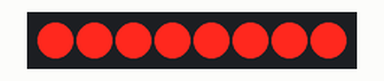
The sketch below on a simulated Arduino Uno, built with avr-gcc and run on an emulated ATmega328P. Shown: 8 shift-register outputs drawn as a row of LEDs (first output left, lit = HIGH). Wiring (inferred from the names in the program): shift register (74HC595): data pin 11; shift clock pin 12; latch pin 13. Wiring (inferred from the signals the program sends): row of LEDs: on Q0, Q1, Q2, Q3, Q4, Q5, Q6, Q7.

Above: at 2.01 s.
At 11.24 s:
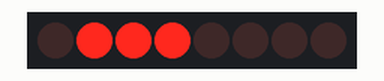
At 14.43 s:
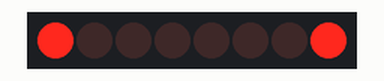
At 20.54 s:
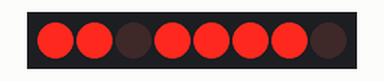
At 25.98 s:
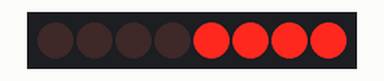
At 39.6 s:
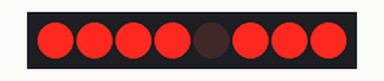
Timing chart, 0 to 40.0 s (numbered marks = the images above):
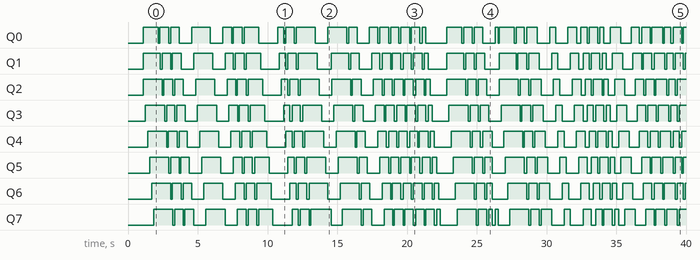

Measured:
- by itself, Q0: LOW → HIGH at 1.1 s, → LOW 1.1 s later, → HIGH 0.12 s later, → LOW 0.64 s later, … (73 changes in this stretch)
- by itself, Q1: LOW → HIGH at 1.1 s, → LOW 1.2 s later, → HIGH 0.14 s later, → LOW 0.60 s later, … (71 changes in this stretch)
- by itself, Q2: LOW → HIGH at 1.1 s, → LOW 1.4 s later, → HIGH 0.12 s later, → LOW 0.64 s later, … (69 changes in this stretch)
- by itself, Q3: LOW → HIGH at 1.2 s, → LOW 1.4 s later, → HIGH 0.14 s later, → LOW 0.60 s later, … (69 changes in this stretch)
- by itself, Q4: LOW → HIGH at 1.4 s, → LOW 1.4 s later, → HIGH 0.12 s later, → LOW 0.64 s later, … (69 changes in this stretch)
- by itself, Q5: LOW → HIGH at 1.6 s, → LOW 1.4 s later, → HIGH 0.14 s later, → LOW 0.60 s later, … (69 changes in this stretch)
- by itself, Q6: LOW → HIGH at 1.7 s, → LOW 1.3 s later, → HIGH 0.12 s later, → LOW 0.64 s later, … (69 changes in this stretch)
- by itself, Q7: LOW → HIGH at 1.9 s, → LOW 1.4 s later, → HIGH 0.14 s later, → LOW 0.60 s later, … (69 changes in this stretch)

The sketch:

led_matrix_scrolling_text_by_rows.ino
```cpp
/*
 * Sample program for use with the LED-Matrix Controller.
 * https://github.com/hmbusch/Arduino-Projects/LED-Matrix
 *
 * Hendrik Busch, http://www.icanmakeit.de/, 2011-2017
 * Released under a Creative Commons Attribution-NonCommercial-ShareAlike 3.0
 *
 * This program consists of more or less two different parts.
 * One part does the text scrolling by recalculating the contents
 * of the 8x8 pixel viewport and storing the current frame in an
 * array.
 * The second part is controlled by an internal timer and just draws
 * the contents of the array onto the matrix.
 * Drawing and scrolling is therefor independent of each other and we
 * do not run into sync problems.
 *
 * Go to http://www.youtube.com/watch?v=g0VkgF8Dbhs to see it in action.
 *
 * This sketch heavily relies on code originally posted here:
 *
 * http://timewitharduino.blogspot.com/2010/03/scrolling-text-on-dual-rg-matrix-shield.html
 *
 * Version history:
 *
 *   2011/03/24 - Initial checkin / release
 *   2017/01/24 - Updated sketch
 *                  - now works with latest Arduino
 *                  - ditched all the proprietary timer stuff in favor of Timer1 library
 */

// The sketch uses TimerOne to trigger the line refreshs with a ~60 Hz
// refresh rate. Please note that this library might not run on every
// Arduino compatible board, e.g. the ESP8266.
#include <TimerOne.h>

// Include the sprites file that holds all the displayable characters
#include "sprites.h"

// Define the pins for the shift register
const int shiftDataPin = 11;
const int shiftClockPin = 12;
const int shiftLatchPin = 13;

// Define the pins for the decade counter
const int decadeClockPin = 7;
const int decadeResetPin = 6;

// This variable holds the current frame that the matrix
// will display. The scrolling part of the program just
// manipulates this array while the timed drawing part uses
// the array to draw the frame
int screenState[8] = {0};

// These four byte make up a small sprite buffer for the
// scrolling process
byte char1 = 0;
byte char2 = 0;
byte char3 = 0;
byte char4 = 0;

// This is the time delay (in milliseconds) between the scrolling
// of two columns. The lower the value, the faster the scrolling.
// You might as well call it the scroll speed.
const int waitTime = 150;

// This is the text that will be displayed by scrolling. Declaring this
// as character array is not optimal as it is limited in size. I might
// switch this to a String object later on.
char msgBuffer[] = " TAKE ME OUT, INTO THE BLACK, TELL THEM I AIN'T COMING BACK - BURN THE LAND AND BOIL THE SEA, YOU CAN'T TAKE THE SKY FROM ME    ";

// This is the current scrolling position in the message string
byte msgBufferPos  = 0;

// This is the length of the message string
byte msgBufferSize = 0;


byte soft_prescaler = 0;

// This is the index of the currently displayed row
byte activeRow = 0;

/*
 * Sets up the pins and configures the timer. Initially, this sketch used
 * the ATMega hardware timers, which complicated things quite a bit. I removed
 * these parts of the code and replaced them with the TimerOne library (refer
 * to https://www.pjrc.com/teensy/td_libs_TimerOne.html for more information).
 * The timer is set to trigger every 2000 microseconds which gives a nice and
 * steady display without flickering.
 */
void setup(){
  // Initialize the Timer1 with 2000 microsecond periods.
  Timer1.initialize(2000);
  Timer1.attachInterrupt(displayActiveRow);

  // define outputs for serial shift registers
  pinMode(shiftClockPin, OUTPUT);
  pinMode(shiftLatchPin, OUTPUT);
  pinMode(shiftDataPin, OUTPUT);

  pinMode(decadeClockPin, OUTPUT);
  pinMode(decadeResetPin, OUTPUT);

  // reset the display for a fresh start
  resetDisplay();

  // determine the length of the message string
  msgBufferSize = strlen(msgBuffer);

  // Start displaying lines
  Timer1.start();
}

/*
 * Resets the internal screen state and the character buffer by filling them
 * with zeros. The timer based redrawing mechanism will then blank the display.
 */
void resetDisplay()
{
  for (byte i = 0; i < 8; i++)
  {
    screenState[i] = 0;
  }
  char1 = 0;
  char2 = 0;
  char3 = 0;
  char4 = 0;

  // reset the buffer pointers;
  msgBufferPos  = 0;
}

/*
 * Every loop cycle causes the display to scroll one character from
 * the message string. If it reaches the end of the messages, it begins
 * again from the start.
 */
void loop() {
  displayAndScroll(msgBuffer[msgBufferPos]);
  msgBufferPos++;
  if (msgBufferPos >= msgBufferSize)  msgBufferPos = 0;
}

/*
 * Determines the current row, reads its content from the screenState
 * and draws it onto the matrix.
 */
void displayActiveRow()
{
  // Set the next row by simply incrementing the value and the calculating
  // modulo 8. This takes care of the overflow, i.e. a values of 8 will
  // simply flip back to 0
  activeRow = (activeRow+1) % 8;

  // when we have reached the first row, we need to reset the decade
  // counter in order to skip output 9 and 10 that we don't use.
  if (activeRow == 0)
  {
    pulse(decadeResetPin);
  }

  // draws the row onto the screen
  drawRow(screenState[activeRow]);

  // Draws a blank line immediately after drawing the real line. This
  // may seem a bit strange but it helps preventing 'ghost images' on the
  // display. And besides: redrawing happens so fast that actually no one
  // notices. Feel free to comment out this line to see the 'ghost' effect
  // for yourself
  drawRow(0);

  // switch to the next row on the decade counter
  pulse(decadeClockPin);
}

/*
 * Draws a single row onto the display.
 */
void drawRow(byte bytes)
{
  digitalWrite(shiftLatchPin, LOW);

  // if output seems mirrored of upside down, change MSBFIRST TO LSBFIRST
  shiftOut(shiftDataPin, shiftClockPin, MSBFIRST, bytes);
  digitalWrite(shiftLatchPin, HIGH);
}

/*
 * Determines the sprite for the next character and pushes in into the
 * sprite buffer. The method looks a bit ugly, but it works ;-)
 */
void displayAndScroll(char crtChar)
{
  switch (crtChar)
  {
  case ' ':
    char1 = char2;
    char2 = char3;
    char3 = char4;
    char4 = 0;
    break;

  case 'A':
  case 'B':
  case 'C':
  case 'D':
  case 'E':
  case 'F':
  case 'G':
  case 'H':
  case 'I':
  case 'J':
  case 'K':
  case 'L':
  case 'M':
  case 'N':
  case 'O':
  case 'P':
  case 'Q':
  case 'R':
  case 'S':
  case 'T':
  case 'U':
  case 'V':
  case 'W':
  case 'X':
  case 'Y':
  case 'Z':
    char1 = char2;
    char2 = char3;
    char3 = char4;
    char4 = crtChar - 'A' + 1;
    break;

  case '0':
  case '1':
  case '2':
  case '3':
  case '4':
  case '5':
  case '6':
  case '7':
  case '8':
  case '9':
    char1 = char2;
    char2 = char3;
    char3 = char4;
    char4 = crtChar - '0' + 27;
    break;

  case '.':
    // definition of the bitmaps for digits start at index 37;
    char1 = char2;
    char2 = char3;
    char3 = char4;
    char4 = 37;  // dot has index 37 in the character definition array;
    break;

  case ',':
    char1 = char2;
    char2 = char3;
    char3 = char4;
    char4 = 38;  // comma has index 38 in the character definition array;
    break;

  case '!':
    char1 = char2;
    char2 = char3;
    char3 = char4;
    char4 = 39;  // exclamation has index 39 in the character definition array;
    break;

  case ':':
    char1 = char2;
    char2 = char3;
    char3 = char4;
    char4 = 40;  // colon has index 40 in the character definition array;
    break;

  case '-':
    char1 = char2;
    char2 = char3;
    char3 = char4;
    char4 = 41; // hyphen has index 41 in the character definition array;
    break;

  case '\'':
    char1 = char2;
    char2 = char3;
    char3 = char4;
    char4 = 42; // dash has index 42 in the character definition array;
    break;
  }

  // Updates the screen state with the next four sprites
  setScreenMem(sprites[char1], sprites[char2], sprites[char3], sprites[char4]);
}

/*
 * Updates the screen state with the next four sprites by assembling 8 large rows
 * and scrolling those on the display.
 */
void setScreenMem(byte sprite1[8], byte sprite2[8], byte sprite3[8], byte sprite4[8])
{
  // This will be the row array. Each row consists of the concatenation of the
  // corresponding row of each sprite
  unsigned int row[8] = {0};

  // for each row;
  for (byte i = 0; i < 8; i++)
  {
    // Take one row of the sprite at at time and shift by one to the right
    // to remove the last column from the sprite which will be empty anyway
    // so that the gaps between the character don't appear so large. (Refer
    // to the sprite definitions to really so that the last column of each
    // sprite is always empty and can be removed therefor)
    byte c1 = sprite1[i] >> 1;
    byte c2 = sprite2[i] >> 1;
    byte c3 = sprite3[i] >> 1;
    byte c4 = sprite4[i] >> 1;

    // assemble one long row from the individual sprite rows and offset them
    // 5 pixels to each other (each sprite has an effective width of 5 pixels)
    row[i] = ((((((unsigned long) c1 << 5) + c2) << 5) + c3) << 5) + c4;
  }

  // scroll 5 times to the left (5 being the width of a char, as defined);
  // Wait a certain display time between scrolls
  // Redrawing is done using the defined interrupt and thus idependently of scrolling
  for (byte x = 1; x <= 5; x++)
  {
    // for each row;
    for (byte i = 0; i < 8; i++)
    {
      screenState[i] = row[i] >> (5-x);
    }
    delay(waitTime);
  }
}

/*
 * 'Pulses' the given pin by switching it high and then low once
 * in very short sequence. (20 microseconds between state changes).
 * If your ICs are too slow to respond to that correctly, increase
 * the delay between the changes).
 */
void pulse(int pin)
{
  delayMicroseconds(20);
  digitalWrite(pin, HIGH);
  delayMicroseconds(20);
  digitalWrite(pin, LOW);
  delayMicroseconds(20);
}
```

Source omitted: sprites.h (9779 bytes)
